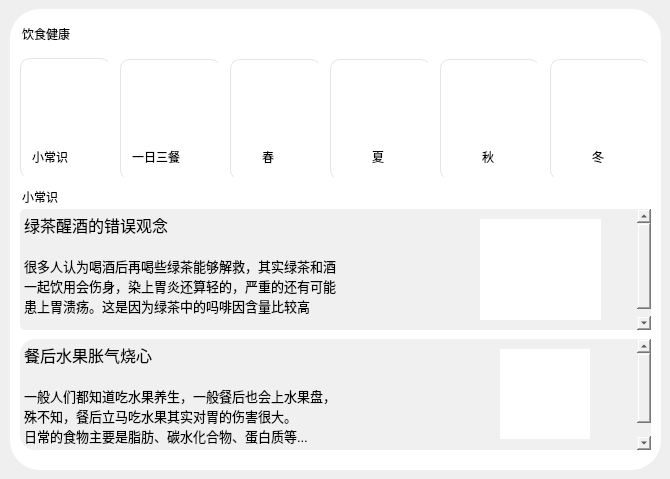
    <widget class="QWidget" name="page3">
     <widget class="QWidget" name="widget_10" native="true">
      <property name="geometry">
       <rect>
        <x>10</x>
        <y>9</y>
        <width>651</width>
        <height>461</height>
       </rect>
      </property>
      <property name="styleSheet">
       <string notr="true">QWidget{
	background-color: rgb(255, 255, 255);
	border-radius:30px;
}
QPushButton{
	border-radius:10px;
	font:20px;
	border-left:1px solid rgb(229,229,229);
	border-top:1px solid rgb(229,229,229);
}
QPushButton:hover{
	border-color: rgb(0, 170, 255);
}

QPushButton:focus{
	border-color: rgb(0, 170, 255);
}
QLineEdit{
	font:20px &quot;楷体&quot;;
}

</string>
      </property>
      <widget class="QLineEdit" name="lineEdit_4">
       <property name="geometry">
        <rect>
         <x>10</x>
         <y>10</y>
         <width>150</width>
         <height>35</height>
        </rect>
       </property>
       <property name="styleSheet">
        <string notr="true">font:30px &quot;楷体&quot;;</string>
       </property>
       <property name="text">
        <string>饮食健康</string>
       </property>
      </widget>
      <widget class="QPushButton" name="pushButton_15">
       <property name="geometry">
        <rect>
         <x>10</x>
         <y>49</y>
         <width>91</width>
         <height>121</height>
        </rect>
       </property>
       <property name="text">
        <string/>
       </property>
      </widget>
      <widget class="QLabel" name="label">
       <property name="geometry">
        <rect>
         <x>20</x>
         <y>60</y>
         <width>72</width>
         <height>81</height>
        </rect>
       </property>
       <property name="styleSheet">
        <string notr="true">border-radius:0px;</string>
       </property>
       <property name="text">
        <string/>
       </property>
       <property name="pixmap">
        <pixmap resource="images.qrc">:/changshi .png</pixmap>
       </property>
       <property name="scaledContents">
        <bool>true</bool>
       </property>
      </widget>
      <widget class="QLineEdit" name="lineEdit_29">
       <property name="geometry">
        <rect>
         <x>20</x>
         <y>140</y>
         <width>71</width>
         <height>21</height>
        </rect>
       </property>
       <property name="text">
        <string>小常识</string>
       </property>
      </widget>
      <widget class="QPushButton" name="pushButton_16">
       <property name="geometry">
        <rect>
         <x>110</x>
         <y>50</y>
         <width>101</width>
         <height>121</height>
        </rect>
       </property>
       <property name="text">
        <string/>
       </property>
      </widget>
      <widget class="QPushButton" name="pushButton_17">
       <property name="geometry">
        <rect>
         <x>220</x>
         <y>50</y>
         <width>91</width>
         <height>121</height>
        </rect>
       </property>
       <property name="text">
        <string/>
       </property>
      </widget>
      <widget class="QPushButton" name="pushButton_18">
       <property name="geometry">
        <rect>
         <x>320</x>
         <y>50</y>
         <width>101</width>
         <height>121</height>
        </rect>
       </property>
       <property name="text">
        <string/>
       </property>
      </widget>
      <widget class="QPushButton" name="pushButton_19">
       <property name="geometry">
        <rect>
         <x>430</x>
         <y>50</y>
         <width>100</width>
         <height>121</height>
        </rect>
       </property>
       <property name="text">
        <string/>
       </property>
      </widget>
      <widget class="QLineEdit" name="lineEdit_30">
       <property name="geometry">
        <rect>
         <x>120</x>
         <y>140</y>
         <width>81</width>
         <height>21</height>
        </rect>
       </property>
       <property name="text">
        <string>一日三餐</string>
       </property>
      </widget>
      <widget class="QLabel" name="label_4">
       <property name="geometry">
        <rect>
         <x>120</x>
         <y>60</y>
         <width>72</width>
         <height>81</height>
        </rect>
       </property>
       <property name="styleSheet">
        <string notr="true">border-radius:0px;</string>
       </property>
       <property name="text">
        <string/>
       </property>
       <property name="pixmap">
        <pixmap resource="images.qrc">:/health_food.png</pixmap>
       </property>
       <property name="scaledContents">
        <bool>true</bool>
       </property>
      </widget>
      <widget class="QLabel" name="label_5">
       <property name="geometry">
        <rect>
         <x>230</x>
         <y>60</y>
         <width>72</width>
         <height>71</height>
        </rect>
       </property>
       <property name="styleSheet">
        <string notr="true">border-radius:0px;</string>
       </property>
       <property name="text">
        <string/>
       </property>
       <property name="pixmap">
        <pixmap resource="images.qrc">:/chun.png</pixmap>
       </property>
       <property name="scaledContents">
        <bool>true</bool>
       </property>
      </widget>
      <widget class="QLineEdit" name="lineEdit_31">
       <property name="geometry">
        <rect>
         <x>250</x>
         <y>140</y>
         <width>31</width>
         <height>21</height>
        </rect>
       </property>
       <property name="text">
        <string>春</string>
       </property>
      </widget>
      <widget class="QLabel" name="label_6">
       <property name="geometry">
        <rect>
         <x>330</x>
         <y>60</y>
         <width>81</width>
         <height>81</height>
        </rect>
       </property>
       <property name="styleSheet">
        <string notr="true">border-radius:0px;</string>
       </property>
       <property name="text">
        <string/>
       </property>
       <property name="pixmap">
        <pixmap resource="images.qrc">:/summer.png</pixmap>
       </property>
       <property name="scaledContents">
        <bool>true</bool>
       </property>
      </widget>
      <widget class="QLineEdit" name="lineEdit_32">
       <property name="geometry">
        <rect>
         <x>360</x>
         <y>140</y>
         <width>31</width>
         <height>21</height>
        </rect>
       </property>
       <property name="text">
        <string>夏</string>
       </property>
      </widget>
      <widget class="QLabel" name="label_7">
       <property name="geometry">
        <rect>
         <x>440</x>
         <y>60</y>
         <width>72</width>
         <height>81</height>
        </rect>
       </property>
       <property name="styleSheet">
        <string notr="true">border-radius:0px;</string>
       </property>
       <property name="text">
        <string/>
       </property>
       <property name="pixmap">
        <pixmap resource="images.qrc">:/qiu.png</pixmap>
       </property>
       <property name="scaledContents">
        <bool>true</bool>
       </property>
      </widget>
      <widget class="QLineEdit" name="lineEdit_33">
       <property name="geometry">
        <rect>
         <x>470</x>
         <y>140</y>
         <width>31</width>
         <height>21</height>
        </rect>
       </property>
       <property name="text">
        <string>秋</string>
       </property>
      </widget>
      <widget class="QPushButton" name="pushButton_20">
       <property name="geometry">
        <rect>
         <x>540</x>
         <y>50</y>
         <width>100</width>
         <height>121</height>
        </rect>
       </property>
       <property name="text">
        <string/>
       </property>
      </widget>
      <widget class="QLabel" name="label_8">
       <property name="geometry">
        <rect>
         <x>550</x>
         <y>60</y>
         <width>81</width>
         <height>81</height>
        </rect>
       </property>
       <property name="styleSheet">
        <string notr="true">border-radius:0px;</string>
       </property>
       <property name="text">
        <string/>
       </property>
       <property name="pixmap">
        <pixmap resource="images.qrc">:/dong.png</pixmap>
       </property>
       <property name="scaledContents">
        <bool>true</bool>
       </property>
      </widget>
      <widget class="QLineEdit" name="lineEdit_34">
       <property name="geometry">
        <rect>
         <x>580</x>
         <y>140</y>
         <width>31</width>
         <height>21</height>
        </rect>
       </property>
       <property name="text">
        <string>冬</string>
       </property>
      </widget>
      <widget class="QStackedWidget" name="stackedWidget_3">
       <property name="geometry">
        <rect>
         <x>0</x>
         <y>180</y>
         <width>651</width>
         <height>261</height>
        </rect>
       </property>
       <property name="currentIndex">
        <number>0</number>
       </property>
       <widget class="QWidget" name="page_4">
        <widget class="QLineEdit" name="lineEdit_35">
         <property name="geometry">
          <rect>
           <x>10</x>
           <y>0</y>
           <width>71</width>
           <height>21</height>
          </rect>
         </property>
         <property name="text">
          <string>小常识</string>
         </property>
        </widget>
        <widget class="QTextEdit" name="textEdit_2">
         <property name="geometry">
          <rect>
           <x>10</x>
           <y>20</y>
           <width>631</width>
           <height>121</height>
          </rect>
         </property>
         <property name="styleSheet">
          <string notr="true">background-color: rgb(240, 240, 240);
border-radius:5px;</string>
         </property>
         <property name="html">
          <string>&lt;!DOCTYPE HTML PUBLIC &quot;-//W3C//DTD HTML 4.0//EN&quot; &quot;http://www.w3.org/TR/REC-html40/strict.dtd&quot;&gt;
&lt;html&gt;&lt;head&gt;&lt;meta name=&quot;qrichtext&quot; content=&quot;1&quot; /&gt;&lt;style type=&quot;text/css&quot;&gt;
p, li { white-space: pre-wrap; }
&lt;/style&gt;&lt;/head&gt;&lt;body style=&quot; font-family:'楷体'; font-size:20px; font-weight:400; font-style:normal;&quot;&gt;
&lt;p style=&quot; margin-top:0px; margin-bottom:0px; margin-left:0px; margin-right:0px; -qt-block-indent:0; text-indent:0px;&quot;&gt;&lt;span style=&quot; font-family:'SimSun'; font-size:12pt;&quot;&gt;绿茶醒酒的错误观念&lt;/span&gt;&lt;/p&gt;
&lt;p style=&quot;-qt-paragraph-type:empty; margin-top:0px; margin-bottom:0px; margin-left:0px; margin-right:0px; -qt-block-indent:0; text-indent:0px; font-family:'SimSun'; font-size:12pt;&quot;&gt;&lt;br /&gt;&lt;/p&gt;
&lt;p style=&quot; margin-top:0px; margin-bottom:0px; margin-left:0px; margin-right:0px; -qt-block-indent:0; text-indent:0px;&quot;&gt;&lt;span style=&quot; font-family:'SimSun'; font-size:10pt;&quot;&gt;很多人认为喝酒后再喝些绿茶能够解救，其实绿茶和酒&lt;/span&gt;&lt;/p&gt;
&lt;p style=&quot; margin-top:0px; margin-bottom:0px; margin-left:0px; margin-right:0px; -qt-block-indent:0; text-indent:0px;&quot;&gt;&lt;span style=&quot; font-family:'SimSun'; font-size:10pt;&quot;&gt;一起饮用会伤身，染上胃炎还算轻的，严重的还有可能&lt;/span&gt;&lt;/p&gt;
&lt;p style=&quot; margin-top:0px; margin-bottom:0px; margin-left:0px; margin-right:0px; -qt-block-indent:0; text-indent:0px;&quot;&gt;&lt;span style=&quot; font-family:'SimSun'; font-size:10pt;&quot;&gt;患上胃溃疡。这是因为绿茶中的吗啡因含量比较高&lt;/span&gt;&lt;/p&gt;
&lt;p style=&quot;-qt-paragraph-type:empty; margin-top:0px; margin-bottom:0px; margin-left:0px; margin-right:0px; -qt-block-indent:0; text-indent:0px; font-family:'SimSun'; font-size:12pt;&quot;&gt;&lt;br /&gt;&lt;/p&gt;&lt;/body&gt;&lt;/html&gt;</string>
         </property>
        </widget>
        <widget class="QTextEdit" name="textEdit_4">
         <property name="geometry">
          <rect>
           <x>10</x>
           <y>150</y>
           <width>631</width>
           <height>111</height>
          </rect>
         </property>
         <property name="styleSheet">
          <string notr="true">background-color: rgb(240, 240, 240);
border-radius:15px;</string>
         </property>
         <property name="html">
          <string>&lt;!DOCTYPE HTML PUBLIC &quot;-//W3C//DTD HTML 4.0//EN&quot; &quot;http://www.w3.org/TR/REC-html40/strict.dtd&quot;&gt;
&lt;html&gt;&lt;head&gt;&lt;meta name=&quot;qrichtext&quot; content=&quot;1&quot; /&gt;&lt;style type=&quot;text/css&quot;&gt;
p, li { white-space: pre-wrap; }
&lt;/style&gt;&lt;/head&gt;&lt;body style=&quot; font-family:'楷体'; font-size:20px; font-weight:400; font-style:normal;&quot;&gt;
&lt;p style=&quot; margin-top:0px; margin-bottom:0px; margin-left:0px; margin-right:0px; -qt-block-indent:0; text-indent:0px;&quot;&gt;&lt;span style=&quot; font-family:'SimSun'; font-size:12pt;&quot;&gt;餐后水果胀气烧心&lt;/span&gt;&lt;/p&gt;
&lt;p style=&quot;-qt-paragraph-type:empty; margin-top:0px; margin-bottom:0px; margin-left:0px; margin-right:0px; -qt-block-indent:0; text-indent:0px; font-family:'SimSun'; font-size:12pt;&quot;&gt;&lt;br /&gt;&lt;/p&gt;
&lt;p style=&quot; margin-top:0px; margin-bottom:0px; margin-left:0px; margin-right:0px; -qt-block-indent:0; text-indent:0px;&quot;&gt;&lt;span style=&quot; font-family:'SimSun'; font-size:10pt;&quot;&gt;一般人们都知道吃水果养生，一般餐后也会上水果盘，&lt;/span&gt;&lt;/p&gt;
&lt;p style=&quot; margin-top:0px; margin-bottom:0px; margin-left:0px; margin-right:0px; -qt-block-indent:0; text-indent:0px;&quot;&gt;&lt;span style=&quot; font-family:'SimSun'; font-size:10pt;&quot;&gt;殊不知，餐后立马吃水果其实对胃的伤害很大。&lt;/span&gt;&lt;/p&gt;
&lt;p style=&quot; margin-top:0px; margin-bottom:0px; margin-left:0px; margin-right:0px; -qt-block-indent:0; text-indent:0px;&quot;&gt;&lt;span style=&quot; font-family:'SimSun'; font-size:10pt;&quot;&gt;日常的食物主要是脂肪、碳水化合物、蛋白质等...&lt;/span&gt;&lt;/p&gt;
&lt;p style=&quot;-qt-paragraph-type:empty; margin-top:0px; margin-bottom:0px; margin-left:0px; margin-right:0px; -qt-block-indent:0; text-indent:0px; font-family:'SimSun'; font-size:12pt;&quot;&gt;&lt;br /&gt;&lt;/p&gt;&lt;/body&gt;&lt;/html&gt;</string>
         </property>
        </widget>
        <widget class="QLabel" name="label_9">
         <property name="geometry">
          <rect>
           <x>470</x>
           <y>30</y>
           <width>121</width>
           <height>101</height>
          </rect>
         </property>
         <property name="styleSheet">
          <string notr="true">border-radius:0px;</string>
         </property>
         <property name="text">
          <string/>
         </property>
         <property name="pixmap">
          <pixmap resource="images.qrc">:/cha.webp</pixmap>
         </property>
         <property name="scaledContents">
          <bool>true</bool>
         </property>
        </widget>
        <widget class="QLabel" name="label_10">
         <property name="geometry">
          <rect>
           <x>490</x>
           <y>160</y>
           <width>90</width>
           <height>90</height>
          </rect>
         </property>
         <property name="styleSheet">
          <string notr="true">border-radius:0px;</string>
         </property>
         <property name="text">
          <string/>
         </property>
         <property name="pixmap">
          <pixmap resource="images.qrc">:/fruit.jfif</pixmap>
         </property>
         <property name="scaledContents">
          <bool>true</bool>
         </property>
        </widget>
       </widget>
       <widget class="QWidget" name="page_5"/>
      </widget>
     </widget>
    </widget>
